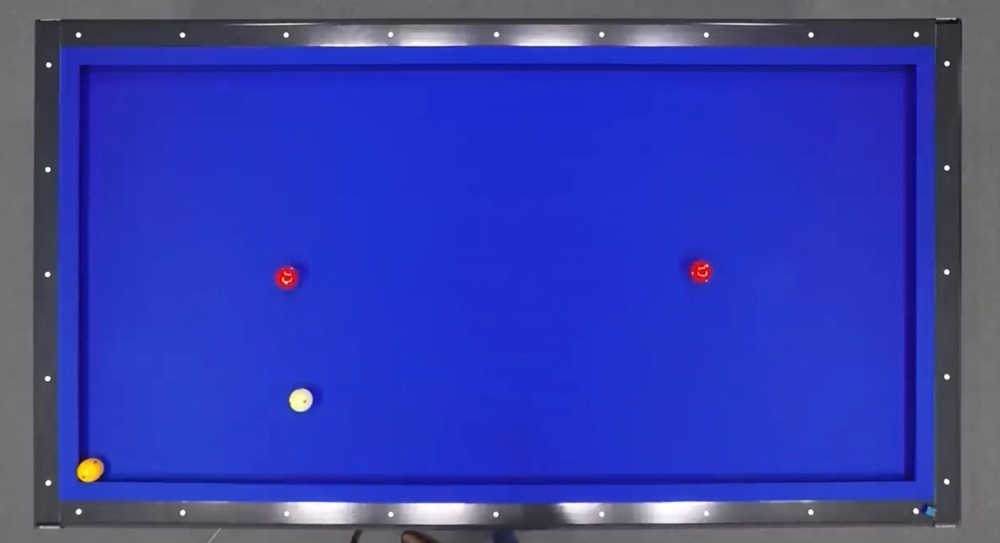
//> input picture Billiard_Detection/BilliardImage.jpg, 1000 x 543 px, shrunk from 1440 x 782 before the run
$ ./Billiard_Detection   (built with g++ and OpenCV 4)
//> lines starting //> are read from the running program, lines starting //| are printed output that depends on the picture; after the words box and inside, x2 and y2 are one past the last pixel; in counts of white or black regions, pixels touching at a corner belong together
#include <opencv2/opencv.hpp>
#include <iostream>
#include <vector>
using namespace std;

cv::Mat img, hsvImage;
vector<cv::Point> tableCorners;

// Step 1
bool loadAndConvertImage(const string &filename)
{
//> called with filename = "BilliardImage.jpg"
    img = cv::imread(filename);
//> img is the input picture: 543 rows x 1000 cols, CV_8UC3; mean B, G, R 173.5, 62.8, 53.2
    if (img.empty())
        return false;
    cv::cvtColor(img, hsvImage, cv::COLOR_BGR2HSV);
//> hsvImage: 543 rows x 1000 cols, CV_8UC3; mean H, S, V 117.7, 159.7, 174
    return true;
}

// Step 2
void maskTableArea()
{
    cv::Scalar lowerGreen(115, 180, 160), upperGreen(123, 255, 255);
    // cv::Scalar lowerBlue(110, 100, 100), upperBlue(130, 255, 255);
    cv::Mat mask;
    cv::inRange(hsvImage, lowerGreen, upperGreen, mask);
//> mask: 543 rows x 1000 cols, CV_8UC1; 69.1% white; 9 black regions (4 under 20 px), largest, box (x1, y1, x2, y2) and area: (0, 0, 1000, 543) 148162, (73, 64, 917, 485) 17980, (685, 257, 714, 285) 635, (272, 264, 301, 291) 635, (286, 386, 314, 414) 620
    cv::erode(mask, mask, {}, {-1, -1}, 2);
    cv::dilate(mask, mask, {}, {-1, -1}, 2);
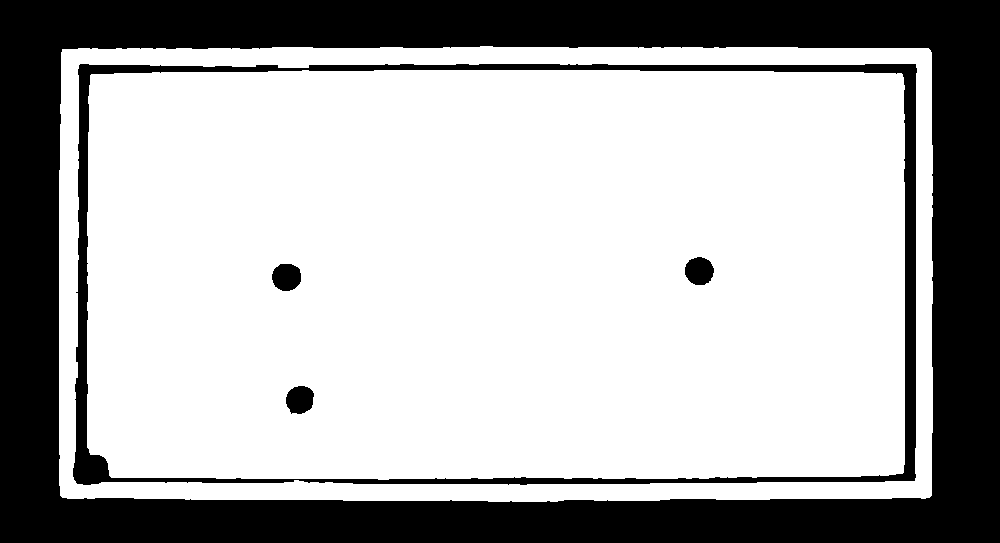
//> mask: 543 rows x 1000 cols, CV_8UC1; 69% white; 5 black regions
    cv::imwrite("step2_table_mask.jpg", mask);
}

// Step 3
void extractTableCorners(const cv::Mat &binaryMask, cv::Mat &visualOutput)
{
    vector<vector<cv::Point>> contours;
    vector<cv::Point> approx, hull;
    cv::findContours(binaryMask, contours, cv::RETR_EXTERNAL, cv::CHAIN_APPROX_SIMPLE);
//> contours = 71 contours, 70 with area under 20; largest, box (x1, y1, x2, y2) and area: (56, 40, 936, 504) 394058

    double maxArea = 0.0;
    int maxIdx = -1;
    for (int i = 0; i < contours.size(); ++i)
    {
        double area = cv::contourArea(contours[i]);
        if (area > maxArea)
        {
            maxArea = area;
            maxIdx = i;
        }
    }
//> this loop made 71 passes
//> (area, maxArea) on pass 66: (394058, 394058)
//> after the loop, maxArea = 394058; maxIdx = 65
    if (maxIdx == -1)
        return;

    cv::approxPolyDP(contours[maxIdx], approx, 20, true);
//> approx = 4 Points (x, y): [56, 49], [56, 500], [935, 500], [934, 49]
    cv::convexHull(approx, hull);
//> hull = 4 Points (x, y): [934, 49], [935, 500], [56, 500], [56, 49]
    tableCorners = hull;
//> tableCorners has the same summary as hull

    visualOutput = img.clone();
    for (size_t i = 0; i < hull.size(); ++i)
    {
        cv::circle(visualOutput, hull[i], 8, cv::Scalar(0, 0, 255), -1);
        cv::putText(visualOutput, to_string(i), hull[i] + cv::Point(5, -5),
                    cv::FONT_HERSHEY_SIMPLEX, 0.7, cv::Scalar(255, 255, 255), 2);
    }
//> this loop made 4 passes
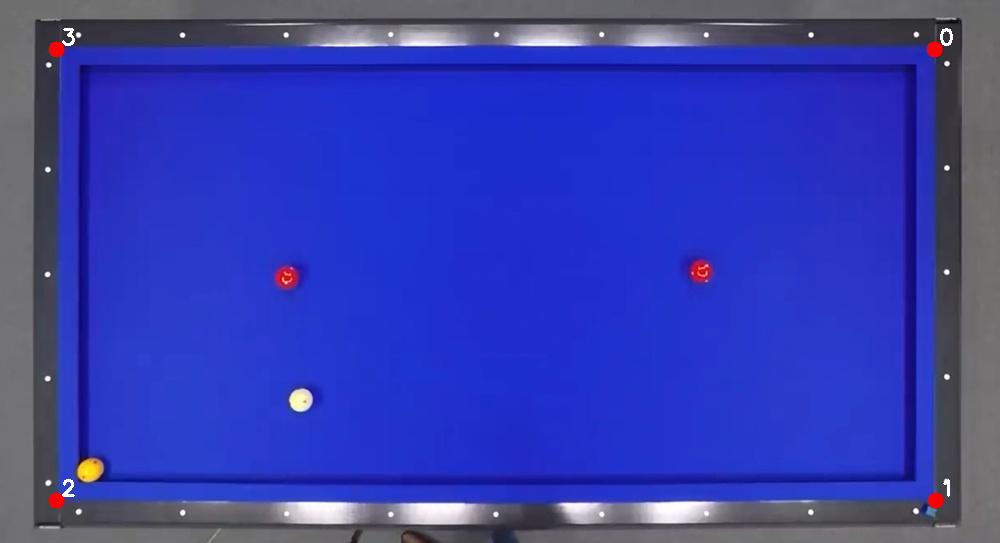
//> visualOutput: 543 rows x 1000 cols, CV_8UC3; mean B, G, R 173.5, 62.9, 53.7
    cv::drawContours(visualOutput, contours, maxIdx, cv::Scalar(255, 0, 0), 2);
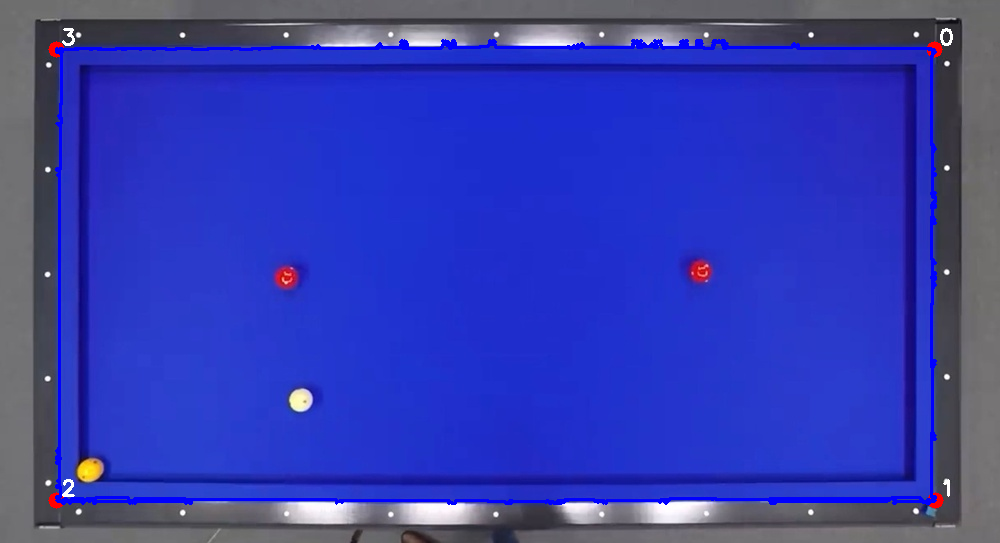
//> visualOutput: 543 rows x 1000 cols, CV_8UC3; 1.88% of pixels changed, all inside (x1, y1, x2, y2) = (55, 39, 937, 505)
    cv::imwrite("step3_corners.jpg", visualOutput);
}

// Step 4-1: 일반 HSV + Hough 방식 (흰색/노란색 공용)
vector<cv::Point> findBallCenters_HSV_Hough(cv::Scalar lower, cv::Scalar upper, const string &colorName)
{
    vector<cv::Point> centers;

    cv::Mat mask, masked;
    cv::inRange(hsvImage, lower, upper, mask);
    cv::bitwise_and(img, img, masked, mask);

    cv::imwrite("debug_mask_" + colorName + ".jpg", mask);
    cv::imwrite("debug_masked_" + colorName + ".jpg", masked);

    cv::Mat gray;
    cv::cvtColor(masked, gray, cv::COLOR_BGR2GRAY);
    cv::GaussianBlur(gray, gray, cv::Size(9, 9), 2);

    vector<cv::Vec3f> circles;
    cv::HoughCircles(gray, circles, cv::HOUGH_GRADIENT, 1,
                     20, 100, 20, 10, 30);

    for (const auto &c : circles)
    {
        cv::Point center(cvRound(c[0]), cvRound(c[1]));
        int radius = cvRound(c[2]);
        centers.push_back(center);
        cout << "[Hough] " << colorName << " ball center: (" << center.x << ", " << center.y << "), r=" << radius << endl;
    }

    return centers;
}

// Step 4-2: 빨간 공 전용 (Hue 0~10 + 170~180)
vector<cv::Point> findBallCenters_HSV_Hough_Red(const string &colorName)
{
//> called with colorName = "red"
    vector<cv::Point> centers;

    cv::Mat mask1, mask2, mask, masked;
    cv::inRange(hsvImage, cv::Scalar(0, 70, 70), cv::Scalar(10, 255, 255), mask1);
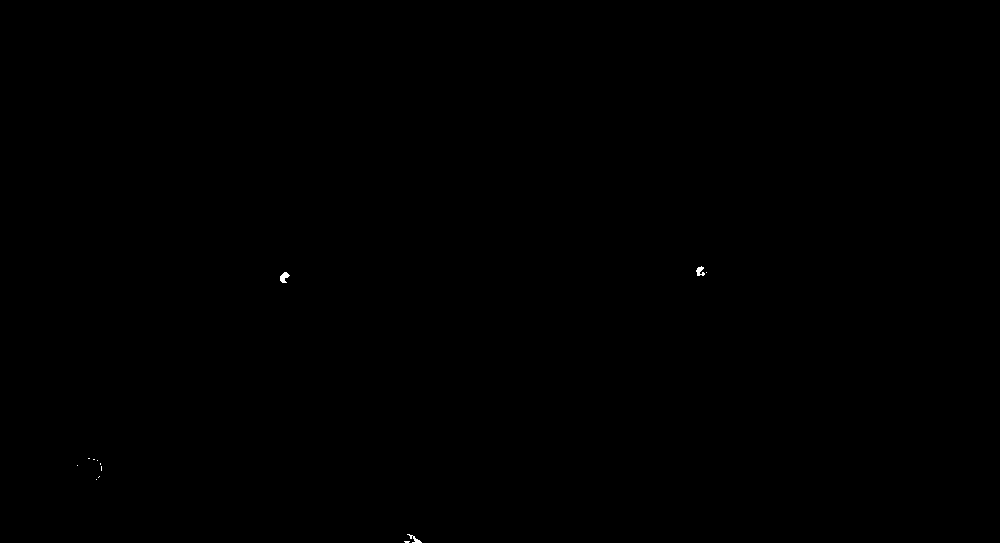
//> mask1: 543 rows x 1000 cols, CV_8UC1; 0.04% white; 13 white regions (10 under 20 px), largest, box (x1, y1, x2, y2) and area: (280, 272, 290, 283) 66, (696, 266, 705, 276) 55, (407, 534, 422, 543) 46
    cv::inRange(hsvImage, cv::Scalar(170, 70, 70), cv::Scalar(180, 255, 255), mask2);
//> mask2: 543 rows x 1000 cols, CV_8UC1; 0.07% white; 3 white regions (1 under 20 px), largest, box (x1, y1, x2, y2) and area: (691, 263, 710, 280) 194, (277, 269, 296, 286) 188
    cv::bitwise_or(mask1, mask2, mask);
//> mask: 543 rows x 1000 cols, CV_8UC1; 0.11% white; 12 white regions (9 under 20 px), largest, box (x1, y1, x2, y2) and area: (277, 269, 296, 286) 254, (691, 263, 710, 280) 250, (407, 534, 422, 543) 46

    cv::bitwise_and(img, img, masked, mask);
    cv::imwrite("debug_mask_" + colorName + ".jpg", mask);
    cv::imwrite("debug_masked_" + colorName + ".jpg", masked);

    cv::Mat gray;
    cv::cvtColor(masked, gray, cv::COLOR_BGR2GRAY);
    cv::GaussianBlur(gray, gray, cv::Size(9, 9), 2);
//> gray: 543 rows x 1000 cols, CV_8UC1; min 0, max 127, mean 0.1

    vector<cv::Vec3f> circles;
    cv::HoughCircles(gray, circles, cv::HOUGH_GRADIENT, 1,
                     20, 100, 20, 10, 30);
//> circles = empty

    for (const auto &c : circles)
    {
        cv::Point center(cvRound(c[0]), cvRound(c[1]));
        int radius = cvRound(c[2]);
        centers.push_back(center);
        cout << "[Hough] " << colorName << " ball center: (" << center.x << ", " << center.y << "), r=" << radius << endl;
    }
//> this loop made 0 passes

    return centers;
}

// 픽셀 → mm 변환
cv::Point2f convertToMM(const cv::Point &p, const vector<cv::Point> &corners)
{
    if (corners.size() != 4)
        return {-1, -1};
    float w_mm = 2448.0f, h_mm = 1224.0f;
    float w_px = cv::norm(corners[0] - corners[1]);
    float h_px = cv::norm(corners[0] - corners[3]);
    float scaleX = w_mm / w_px;
    float scaleY = h_mm / h_px;
    float dx = static_cast<float>(p.x - corners[0].x);
    float dy = static_cast<float>(p.y - corners[0].y);
    return {dx * scaleX, dy * scaleY};
}

// 시각화
void drawBallCenters(const vector<cv::Point> &centers, const cv::Scalar &color, const string &label, cv::Mat &output)
{
    for (size_t i = 0; i < centers.size(); ++i)
    {
        cv::circle(output, centers[i], 10, color, 2);
        cv::putText(output, label + to_string(i + 1), centers[i] + cv::Point(5, -5),
                    cv::FONT_HERSHEY_SIMPLEX, 0.6, color, 2);
    }
}

// main
int main()
{
    if (!loadAndConvertImage("BilliardImage.jpg"))
    {
        cerr << "Image load failed." << endl;
        return -1;
    }

    maskTableArea();

    cv::Mat step2Mask = cv::imread("step2_table_mask.jpg", cv::IMREAD_GRAYSCALE);
    if (step2Mask.empty())
        return -1;

    cv::Mat step3Output;
    extractTableCorners(step2Mask, step3Output);

    // 공 인식 (Red: 두 Hue 범위 합침)
    auto redCenters = findBallCenters_HSV_Hough_Red("red");
    auto whiteCenters = findBallCenters_HSV_Hough(cv::Scalar(0, 0, 180), cv::Scalar(180, 60, 255), "white");
//> in findBallCenters_HSV_Hough, `cv::inRange(hsvImage, lower, upper, mask);`: mask: 543 rows x 1000 cols, CV_8UC1; 1.4% white; 46 white regions (18 under 20 px), largest, box (x1, y1, x2, y2) and area: (278, 502, 361, 524) 1422, (397, 503, 477, 524) 1402, (633, 502, 720, 523) 1347
//> in findBallCenters_HSV_Hough, `cv::GaussianBlur(gray, gray, cv::Size(9, 9), 2);`:
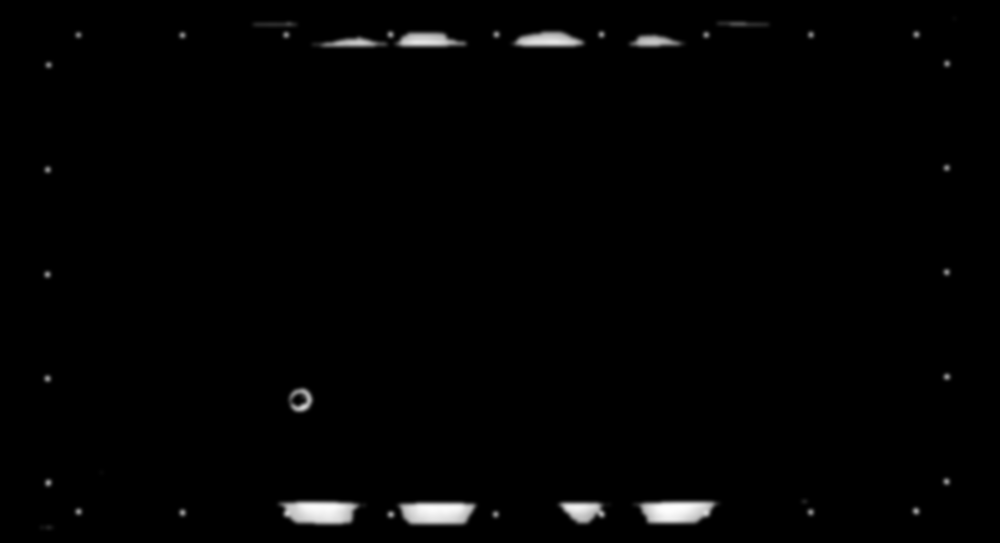
//> gray: 543 rows x 1000 cols, CV_8UC1; min 0, max 254, mean 3.1
//> in findBallCenters_HSV_Hough, `cv::HoughCircles(gray, circles, cv::HOUGH_GRADIENT, 1, 20, 100, 20, 10..`: circles = 1 circle (x, y, radius): [299.5, 398.5, 11.3]
//> the loop in findBallCenters_HSV_Hough, `for (const auto &c : circles)` made 1 pass
//> (c, center, radius) on pass 1: ([299.5, 398.5, 11.3], Point(300, 398), 11)
//| [Hough] white ball center: (300, 398), r=11
//> whiteCenters = 1 Point (x, y): [300, 398]
    auto orangeCenters = findBallCenters_HSV_Hough(cv::Scalar(20, 100, 150), cv::Scalar(35, 255, 255), "orange");
//> call 2 of findBallCenters_HSV_Hough, with lower = Scalar(20, 100, 150), upper = Scalar(35, 255, 255), colorName = "orange"
//> in findBallCenters_HSV_Hough (call 2), `cv::inRange(hsvImage, lower, upper, mask);`: mask: 543 rows x 1000 cols, CV_8UC1; 0.07% white; 2 white regions (1 under 20 px), largest, box (x1, y1, x2, y2) and area: (77, 461, 99, 481) 356
//> in findBallCenters_HSV_Hough (call 2), `cv::bitwise_and(img, img, masked, mask);`: masked: 543 rows x 1000 cols, CV_8UC3; mean B, G, R 0, 0.1, 0.2
//> in findBallCenters_HSV_Hough (call 2), `cv::cvtColor(masked, gray, cv::COLOR_BGR2GRAY);`:
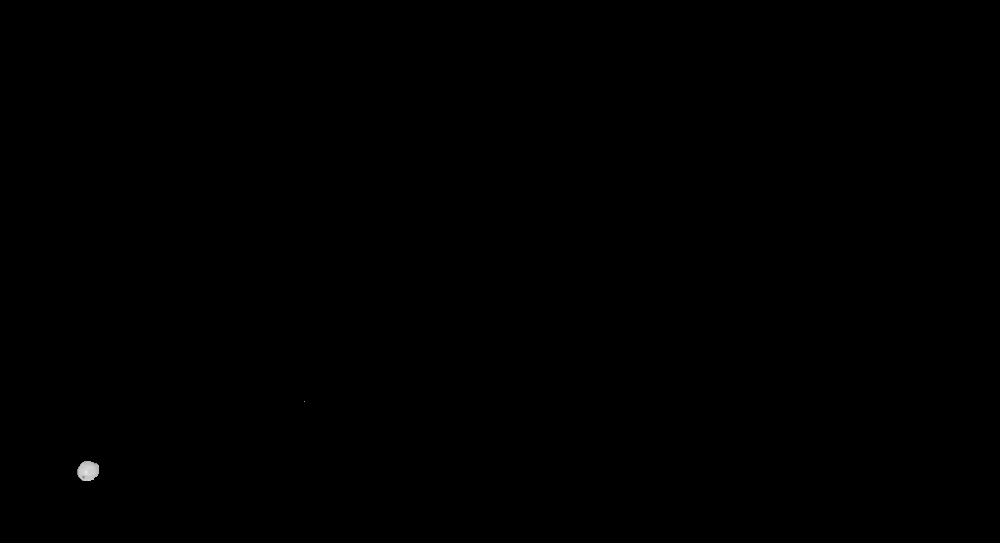
//> gray: 543 rows x 1000 cols, CV_8UC1; 3.54% of pixels changed, all inside (x1, y1, x2, y2) = (37, 14, 959, 532)
//> in findBallCenters_HSV_Hough (call 2), `cv::GaussianBlur(gray, gray, cv::Size(9, 9), 2);`: gray: 543 rows x 1000 cols, CV_8UC1; 0.14% of pixels changed, all inside (x1, y1, x2, y2) = (73, 397, 309, 485)
//> in findBallCenters_HSV_Hough (call 2), `cv::HoughCircles(gray, circles, cv::HOUGH_GRADIENT, 1, 20, 100, 20, 10..`: circles = 1 circle (x, y, radius): [87.5, 470.5, 10.35]
//> the loop in findBallCenters_HSV_Hough (call 2), `for (const auto &c : circles)` made 1 pass
//> (c, center, radius) on pass 1: ([87.5, 470.5, 10.35], Point(88, 470), 10)
//| [Hough] orange ball center: (88, 470), r=10
//> orangeCenters = 1 Point (x, y): [88, 470]

    for (const auto &pt : redCenters)
    {
        cv::Point2f mm = convertToMM(pt, tableCorners);
        cout << "Red ball mm pos: (" << mm.x << ", " << mm.y << ")" << endl;
    }

    // 결과 시각화
    cv::Mat step4Output = img.clone();
    drawBallCenters(redCenters, cv::Scalar(0, 0, 255), "R", step4Output);
    drawBallCenters(whiteCenters, cv::Scalar(255, 255, 255), "W", step4Output);
//> the loop in drawBallCenters (call 2), `for (size_t i = 0; i < centers.size(); ++i)` made 1 pass
    drawBallCenters(orangeCenters, cv::Scalar(0, 165, 255), "O", step4Output);
//> the loop in drawBallCenters (call 3), `for (size_t i = 0; i < centers.size(); ++i)` made 1 pass
//> pass 1, in drawBallCenters (call 3), `cv::putText(output, label + to_string(i + 1), centers[i] + cv::Point(5..`:
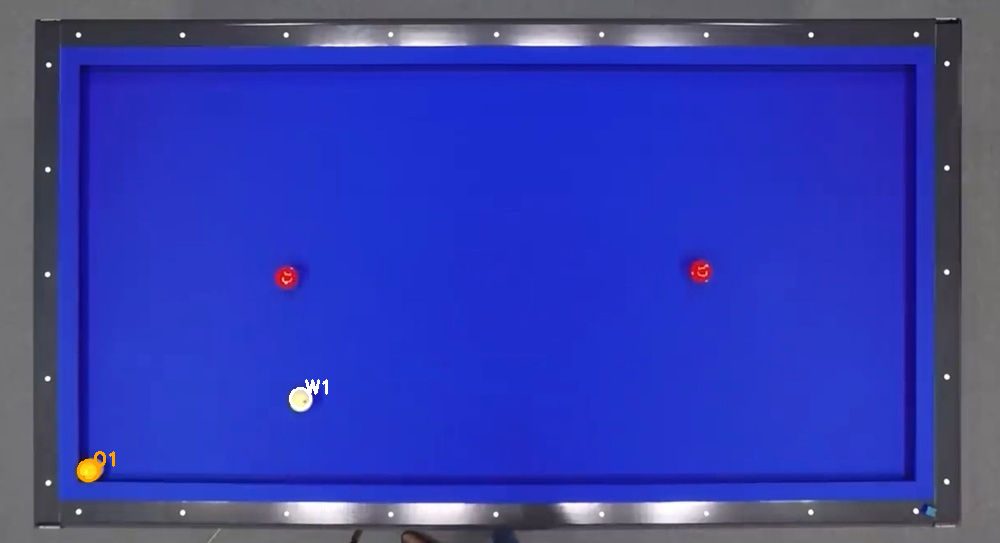
//> output: 543 rows x 1000 cols, CV_8UC3; mean B, G, R 173.5, 62.9, 53.4

    cv::imshow("Step 4 - Ball Centers", step4Output);
    cv::imwrite("step4_result.jpg", step4Output);

    cv::waitKey(0);
    return 0;
}
